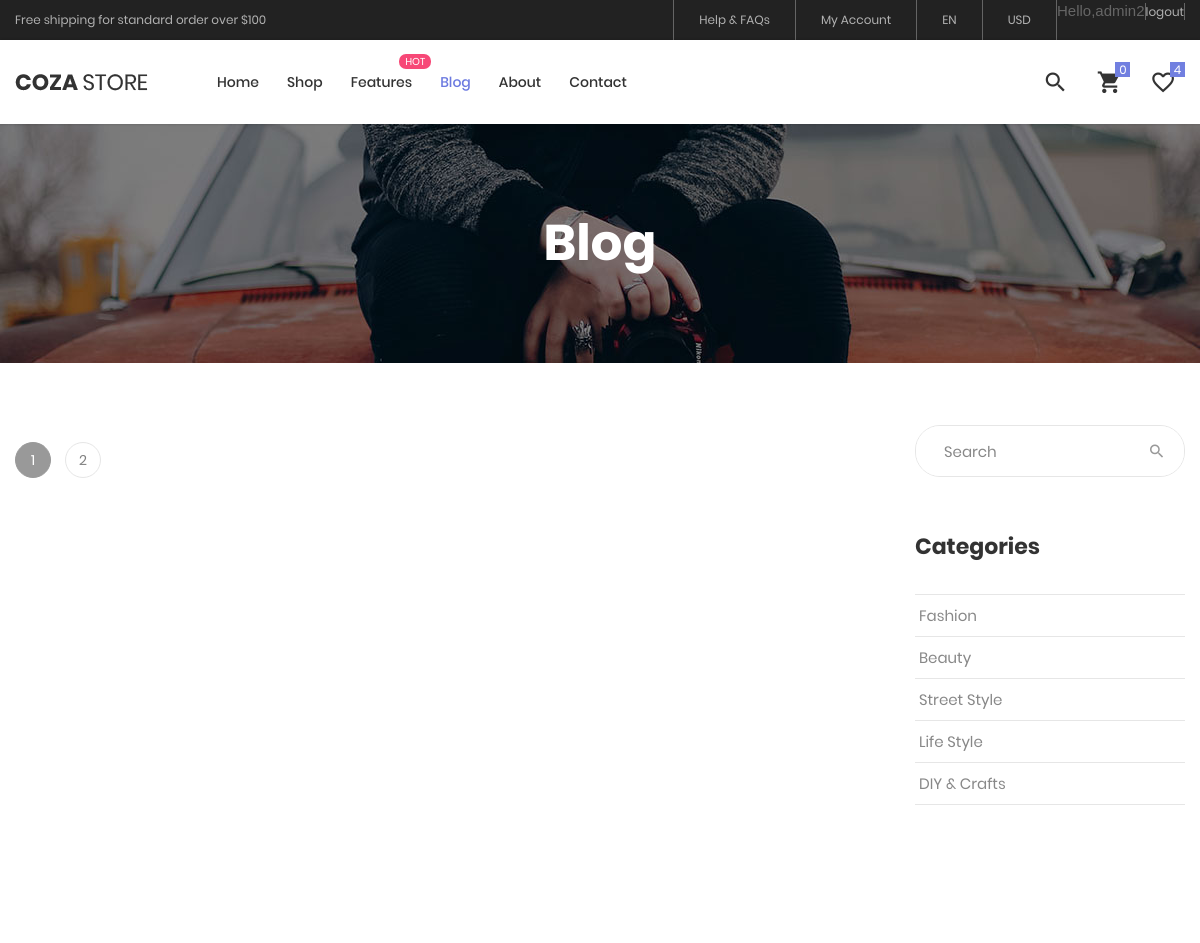
The app's page /blog/ (signed in, upper part), older data.
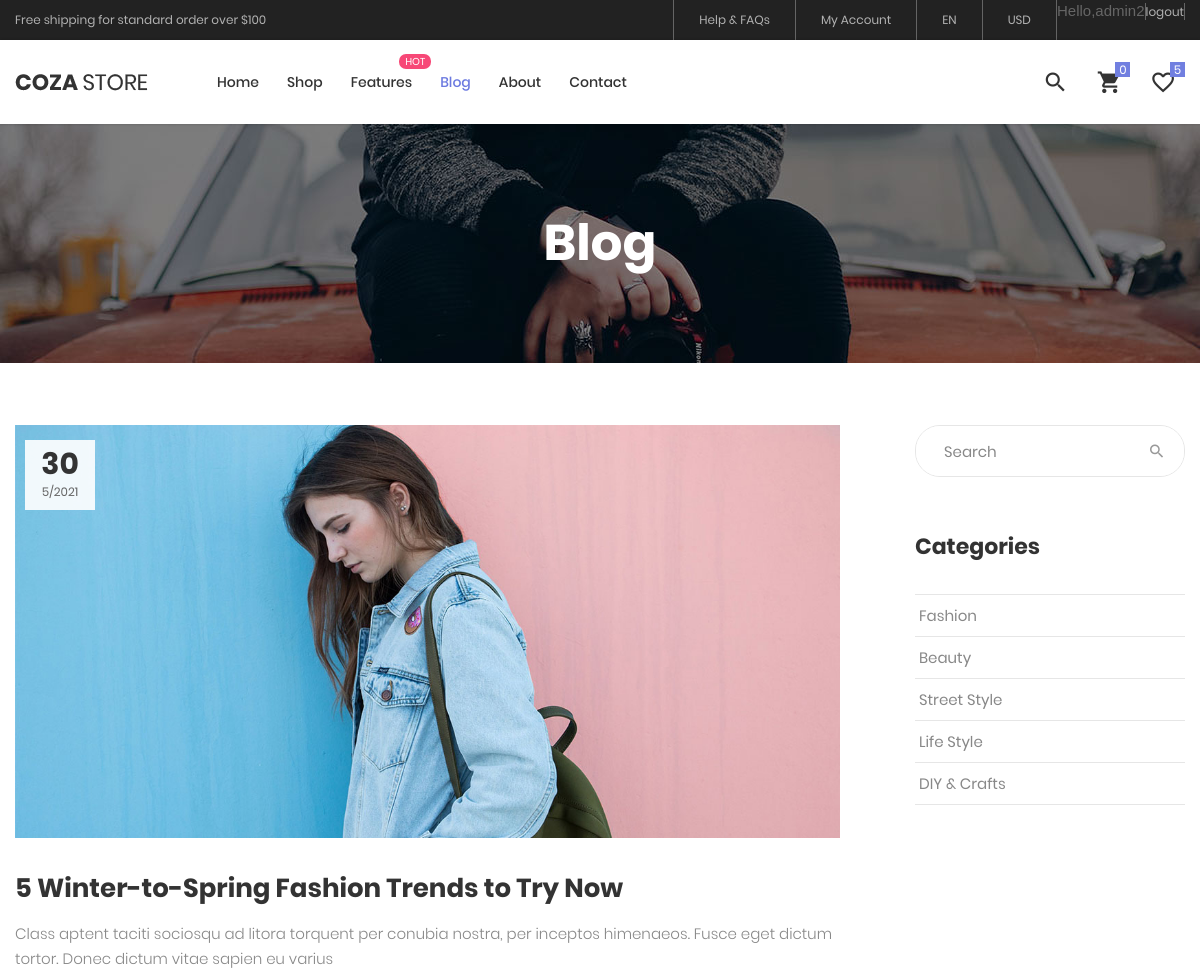
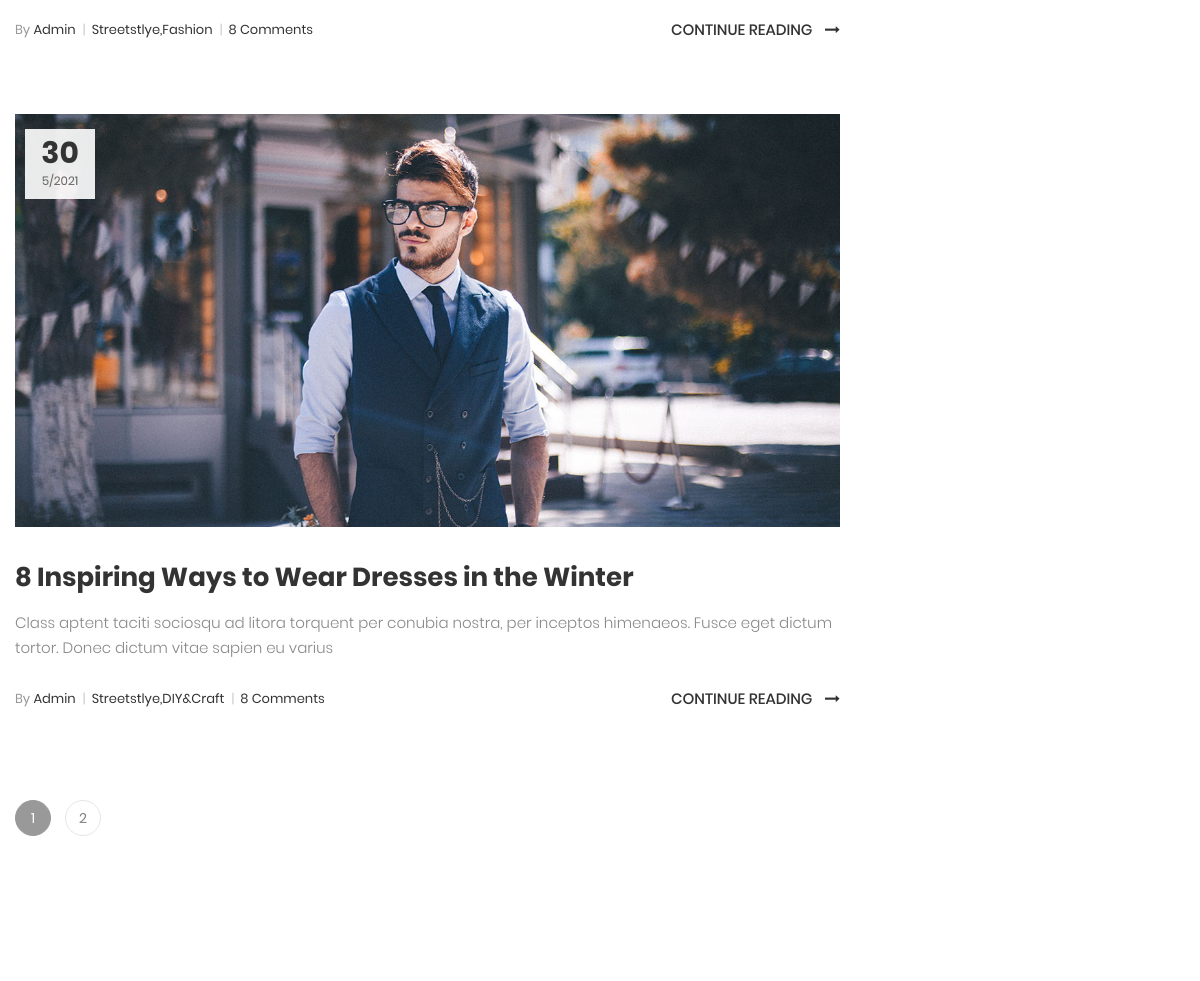
The same page, newer data (2 pictures, top to bottom).
### blog/models.py (models this page shows, shortened)
class Blog(models.Model):
    TAG = (
        ('Streetstlye','Streetstlye'),
        ('Craft','Craft'),
        ('Fashion','Fashion'),
        ('Denim','Denim'),
        ('Lifestyle','Lifestyle'),
    )
    CATEGORIES = (
        ('Fashion','Fashion'),
        ('Beauty','Beauty'),
        ('Streetstlye','Streetstlye'),
        ('Lifestyle','Lifestyle'),
        ('DIY&Craft','DIY&Craft'),
    )
    name = models.CharField(max_length=100, null=True)
    data_ordered = models.DateTimeField(auto_now_add=True)
    tag = models.CharField(max_length=200,null=True,choices=TAG)
    categories = models.CharField(max_length=200, default="null" , null=True,choices=CATEGORIES)
    images1  = models.ImageField(default="null",null=True, blank=True)
    detail = models.CharField(max_length=1000,null=True)
    detail1 = models.CharField(max_length=10000,null=True)
    @property
    def imageURL(self):
        try:
            url = self.images1.url
        except:
            url = ''
        return url

### blog/decorators.py (the view)
        def wrapper_func(request, *args, **kwargs):
            group = None
            print('/sa', request.user.groups.exists())
            if request.user.groups.exists():
                group = request.user.groups.all()[0].name
                print('group', group)
            if group in allowed_roles:
                return view_func(request, *args, **kwargs)
            else:
                return HttpResponse('You are not ')

### blog/views.py (called while the page is built)
@login_required(login_url='login')
@allowed_users(allowed_roles=['customer'])
def blogPage(request):
    data      = ecommerce3Product(request)
    products  = data['products']
    order     = data['order']
    blogs     = data['blogs']
    item      = data['item']
    favorite  = data['favorite']
    sum       = data['sum']
    for blog in blogs:
        print("1",blog.data_ordered)
    context = {'products':products,'order':order,'blogs':blogs,'item':item,'favorite':favorite,'sum':sum}
    return render(request, 'blog/blog.html', context)

### ecom/models.py (called while the page is built)
    @property
    def imageURL(self):
        try:
            url = self.images1.url
        except:
            url = ''
        return url

    def get_total_item(self):
        order = self.orderitem_set.all()
        total = sum ([item.get_total for item in order])
        return total

    def get_total_order(self):
        order = self.orderitem_set.all()
        total = sum ([item.quantity for item in order])
        return total

### ecom/templates/blog/blog.html (shortened to what this page needs)
{% extends 'pages/main.html' %}
{% block content %}{% load static%}
	<section class="bg-img1 txt-center p-lr-15 p-tb-92" style="background-image: url('images/bg-02.jpg');">
		<h2 class="ltext-105 cl0 txt-center">
			Blog
		</h2>
	</section>
	<section class="bg0 p-t-62 p-b-60">
		<div class="container">
			<div class="row">
				<div class="col-md-8 col-lg-9 p-b-80">
					<div class="p-r-45 p-r-0-lg">
						{% for blog in blogs%}
						<div class="p-b-63">
							<a href="{% url 'blog:blog-detail' blog.id  %} " class="hov-img0 how-pos5-parent">
								<img src="{{blog.imageURL}}" alt="IMG-BLOG">
								<div class="flex-col-c-m size-123 bg9 how-pos5">
									<span class="ltext-107 cl2 txt-center">
										{{blog.data_ordered.day}}
									</span>
									<span class="stext-109 cl3 txt-center">
										{{blog.data_ordered.month}}/{{blog.data_ordered.year}}
									</span>
								</div>
							</a>
							<div class="p-t-32">
								<h4 class="p-b-15">
									<a href="{% url 'blog:blog-detail' blog.id  %} " class="ltext-108 cl2 hov-cl1 trans-04">
										{{blog.name}}
									</a>
								</h4>
								<p class="stext-117 cl6">
									{{blog.detail}}
								</p>
								<div class="flex-w flex-sb-m p-t-18">
									<span class="flex-w flex-m stext-111 cl2 p-r-30 m-tb-10">
										<span>
											<span class="cl4">By</span> Admin
											<span class="cl12 m-l-4 m-r-6">|</span>
										</span>
										<span>
											{{blog.tag}},{{blog.categories}}
											<span class="cl12 m-l-4 m-r-6">|</span>
										</span>
										<span>
											8 Comments
										</span>
									</span>
									<a href="{% url 'blog:blog-detail' blog.id  %} " class="stext-101 cl2 hov-cl1 trans-04 m-tb-10">
										Continue Reading
										<i class="fa fa-long-arrow-right m-l-9"></i>
									</a>
								</div>
							</div>
						</div>
						{% endfor%}
						<div class="flex-l-m flex-w w-full p-t-10 m-lr--7">
							<a href="#" class="flex-c-m how-pagination1 trans-04 m-all-7 active-pagination1">
								1
							</a>
							<a href="#" class="flex-c-m how-pagination1 trans-04 m-all-7">
								2
							</a>
						</div>
					</div>
				</div>
				{%  include 'blog/indexBlog.html' %}
			</div>
		</div>
	</section>
	{% endblock content %}

### ecom/templates/pages/main.html (shortened to what this page needs)
<!DOCTYPE html>
<html lang="en">
    {% load static %}
<head>
	<link rel="stylesheet" href="https://use.fontawesome.com/releases/v5.7.0/css/all.css">
	<link rel="stylesheet" href="https://stackpath.bootstrapcdn.com/bootstrap/4.4.1/css/bootstrap.min.css">
	<link rel="stylesheet" type="text/css" href="{% static 'vendor/bootstrap/css/bootstrap.min.css' %} ">
	<link rel="stylesheet" type="text/css" href="{% static 'fonts/font-awesome-4.7.0/css/font-awesome.min.css' %}">
	<link rel="stylesheet" type="text/css" href="{% static 'fonts/iconic/css/material-design-iconic-font.min.css' %}">
	<link rel="stylesheet" type="text/css" href="{% static 'fonts/linearicons-v1.0.0/icon-font.min.css' %}">
	<link rel="stylesheet" type="text/css" href="{% static 'vendor/animate/animate.css' %}">
	<link rel="stylesheet" type="text/css" href="{% static 'vendor/css-hamburgers/hamburgers.min.css' %}">
	<link rel="stylesheet" type="text/css" href="{% static 'vendor/animsition/css/animsition.min.css' %}">
	<link rel="stylesheet" type="text/css" href="{% static 'vendor/select2/select2.min.css' %}"/>
	<link rel="stylesheet" type="text/css" href="{% static 'vendor/daterangepicker/daterangepicker.css' %}">
	<link rel="stylesheet" type="text/css" href="{% static 'vendor/slick/slick.css' %}"/>
	<link rel="stylesheet" type="text/css" href="{% static 'vendor/MagnificPopup/magnific-popup.css' %}">
	<link rel="stylesheet" type="text/css" href="{% static 'vendor/perfect-scrollbar/perfect-scrollbar.css' %}">
	<link rel="stylesheet" type="text/css" href="{% static 'css/util.css' %}">
	<link rel="stylesheet" type="text/css" href="{% static 'css/main.css' %}">
	<link rel="stylesheet" type="text/css" href="{% static 'css/main.css' %}">
</head>
<body class="animsition">
	<header class="header-v4">
		<div class="container-menu-desktop">
			<div class="top-bar">
				<div class="content-topbar flex-sb-m h-full container">
					<div class="left-top-bar">
						Free shipping for standard order over $100
					</div>
					<div class="right-top-bar flex-w h-full">
						<a  href="{% url 'chat:chat' request.user.username %}"     class="flex-c-m trans-04 p-lr-25">
							Help & FAQs
						</a>
						<a href="{%url 'accountSetting' %}" class="flex-c-m trans-04 p-lr-25">
							My Account
						</a>
						<a href="#" class="flex-c-m trans-04 p-lr-25">
							EN
						</a>
						<a href="#" class="flex-c-m trans-04 p-lr-25">
							USD
						</a>
						<span class="hello-msg">Hello,{{request.user}}</span>
                        <span class="hello-msg"><a href="{%url 'logout' %}">logout</a></span>
					</div>
				</div>
			</div>
			<div class="wrap-menu-desktop how-shadow1">
				<nav class="limiter-menu-desktop container">
					<a href="#" class="logo">
						<img src="{% static 'images/icons/logo-01.png' %}" alt="IMG-LOGO">
					</a>
					<div class="menu-desktop">
						<ul class="main-menu">
							<li>
								<a href="{% url 'home'  %}">Home</a>
							</li>
							<li>
								<a href="{% url 'Product:product'  %}">Shop</a>
							</li>
							<li class="label1" data-label1="hot">
								<a href="{% url 'pay:shopingCart' %}">Features</a>
							</li>
							<li class="active-menu">
								<a href="{% url 'blog:blog'  %}">Blog</a>
							</li>
							<li>
								<a href="{% url 'about'  %}">About</a>
							</li>
							<li>
								<a href="{% url 'contact'  %}">Contact</a>
							</li>
						</ul>
					</div>
					<div class="wrap-icon-header flex-w flex-r-m">
						<div class="icon-header-item cl2 hov-cl1 trans-04 p-l-22 p-r-11 js-show-modal-search search">
							<i class="zmdi zmdi-search"></i>
						</div>
						<div  input id="cartquantity" value="{{item.get_total_order}}"   class="icon-header-item cl2 hov-cl1 trans-04 p-l-22 p-r-11 icon-header-noti js-show-cart"  >
							<i  class="zmdi zmdi-shopping-cart"></i>
						</div>
						<div   class="icon-header-item cl2 hov-cl1 trans-04 p-l-22 p-r-11 icon-header-noti js-show-favorite" value="{{sum}}">
							<i class="zmdi zmdi-favorite-outline"></i>
						</div>
					</div>
				</nav>
			</div>
		</div>
	</header>
	{% block content %}
	{% endblock %}
</body>
</html>

### ecom/templates/pages/cart.html (shortened to what this page needs)
{% load static%}

### ecom/templates/pages/favorite.html (shortened to what this page needs)
{% load static%}

### ecom/templates/blog/indexBlog.html
{% load static%}
<div class="col-md-4 col-lg-3 p-b-80">
    <div class="side-menu">
        <div class="bor17 of-hidden pos-relative">
            <input class="stext-103 cl2 plh4 size-116 p-l-28 p-r-55" type="text" name="search" placeholder="Search">
            <button class="flex-c-m size-122 ab-t-r fs-18 cl4 hov-cl1 trans-04">
                <i class="zmdi zmdi-search"></i>
            </button>
        </div>
        <div class="p-t-55">
            <h4 class="mtext-112 cl2 p-b-33">
                Categories
            </h4>
            <ul>
                <li class="bor18">
                    <a href="#" class="dis-block stext-115 cl6 hov-cl1 trans-04 p-tb-8 p-lr-4">
                        Fashion
                    </a>
                </li>
                <li class="bor18">
                    <a href="#" class="dis-block stext-115 cl6 hov-cl1 trans-04 p-tb-8 p-lr-4">
                        Beauty
                    </a>
                </li>
                <li class="bor18">
                    <a href="#" class="dis-block stext-115 cl6 hov-cl1 trans-04 p-tb-8 p-lr-4">
                        Street Style
                    </a>
                </li>
                <li class="bor18">
                    <a href="#" class="dis-block stext-115 cl6 hov-cl1 trans-04 p-tb-8 p-lr-4">
                        Life Style
                    </a>
                </li>
                <li class="bor18">
                    <a href="#" class="dis-block stext-115 cl6 hov-cl1 trans-04 p-tb-8 p-lr-4">
                        DIY & Crafts
                    </a>
                </li>
            </ul>
        </div>
    </div>
</div>

### ecom/templates/pages/quickView.html (shortened to what this page needs)
{% load static%}

Row changes from the older to the newer data that the page shows:
added Blog: imageURL (picture), data_ordered.day "30", data_ordered.month "5", data_ordered.year "2021", name "5 Winter-to-Spring Fashion Trends to Try Now", detail "Class aptent taciti sociosqu ad litora torquent per conubia nostra, per inceptos himenaeos. Fusce eget dictum tortor. Donec dictum vitae sapien eu varius", tag "Streetstlye", categories "Fashion"
added Blog: imageURL (picture), data_ordered.day "30", data_ordered.month "5", data_ordered.year "2021", name "8 Inspiring Ways to Wear Dresses in the Winter", detail "Class aptent taciti sociosqu ad litora torquent per conubia nostra, per inceptos himenaeos. Fusce eget dictum tortor. Donec dictum vitae sapien eu varius", tag "Streetstlye", categories "DIY&Craft"
Text that changed along with them:
{{ sum }}: 4 → 5 (drawn)
